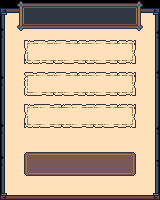

This is a level from a 2D game, rendered from its Tiled map with the project's own tilesets. A one-line summary and the complete map file follow:
An orthogonal 20x25 tile map with 8x8 px tiles, 2 tile layers (bg, main) and 4 objects.

<map version="1.10" tiledversion="1.11.0" orientation="orthogonal" renderorder="right-down" width="20" height="25" tilewidth="8" tileheight="8" infinite="0" nextlayerid="5" nextobjectid="8">
 <editorsettings>
  <export target="register-ui.tmj" format="json" />
 </editorsettings>
 <tileset firstgid="1" source="ui-components.tsx" />
 <layer id="1" name="bg" width="20" height="25">
  <data encoding="csv">
0,0,0,0,0,0,0,0,0,0,0,0,0,0,0,0,0,0,0,0,
185,186,187,186,187,188,189,186,187,188,189,186,187,188,189,186,187,188,189,190,
288,289,290,291,292,289,290,291,292,289,290,291,292,289,290,291,292,289,290,293,
391,392,393,394,395,392,393,394,395,392,393,394,395,392,393,394,395,392,393,396,
494,495,496,497,498,495,496,497,498,495,496,497,498,495,496,497,498,495,496,499,
597,598,599,600,601,598,599,600,601,598,599,600,601,598,599,600,601,598,599,602,
700,701,702,703,704,701,702,703,704,701,702,703,704,701,702,703,704,701,702,705,
803,804,805,806,807,804,805,806,807,804,805,806,807,804,805,806,807,804,805,293,
288,289,290,291,292,289,290,291,292,289,290,291,292,289,290,291,292,289,290,396,
391,392,393,394,395,392,393,394,395,392,393,394,395,392,393,394,395,392,393,499,
494,495,496,497,498,495,496,497,498,495,496,497,498,495,496,497,498,495,496,602,
597,598,599,600,601,598,599,600,601,598,599,600,601,598,599,600,601,598,599,705,
700,701,702,703,704,701,702,703,704,701,702,703,704,701,702,703,704,701,702,808,
803,804,805,806,807,804,805,806,807,804,805,806,807,804,805,806,807,804,805,705,
288,289,290,291,292,289,290,291,292,289,290,291,292,289,290,291,292,289,290,808,
391,392,393,394,395,392,393,394,395,392,393,394,395,392,393,394,395,392,393,396,
494,495,496,497,498,495,496,497,498,495,496,497,498,495,496,497,498,495,496,499,
597,598,599,600,601,598,599,600,601,598,599,600,601,598,599,600,601,598,599,602,
288,701,702,703,704,701,702,703,704,701,702,703,704,701,702,703,704,701,702,705,
391,804,805,806,807,804,805,806,807,804,805,806,807,804,805,806,807,804,805,808,
494,289,290,291,292,289,290,291,292,289,290,291,292,289,290,291,292,289,290,499,
597,392,393,394,395,392,393,394,395,392,393,394,395,392,393,394,395,392,393,602,
700,495,496,497,498,495,496,497,498,495,496,497,498,495,496,497,498,495,496,705,
803,598,599,600,601,598,599,600,601,598,599,600,601,598,599,600,601,598,599,808,
906,907,908,909,910,910,910,910,910,910,910,910,910,910,910,910,910,910,910,911
</data>
 </layer>
 <layer id="2" name="main" width="20" height="25">
  <data encoding="csv">
0,0,811,812,813,813,813,813,813,813,813,813,813,813,813,814,815,816,0,0,
0,0,914,915,916,916,916,916,916,916,916,916,916,916,916,917,918,919,0,0,
0,0,1017,1018,1019,1019,1019,1019,1019,1019,1019,1019,1019,1019,1019,1020,1021,1022,0,0,
0,0,1326,1327,1328,1327,1327,1327,1327,1327,1327,1328,1329,1330,1328,1329,1330,1331,0,0,
0,0,0,0,0,0,0,0,0,0,0,0,0,0,0,0,0,0,0,0,
0,0,0,3221226809,3221226808,819,820,1073743157,1073743158,1073743159,1073743160,821,1073743157,1073743158,1073743159,1073743160,822,0,0,0,
0,0,0,3221226397,3221226396,922,923,924,924,924,924,924,924,924,924,924,925,0,0,0,
0,0,0,3221226294,3221226293,1334,1335,1336,1333,1334,1335,1336,1333,1334,1335,1336,1337,0,0,0,
0,0,0,0,0,0,0,0,0,0,0,0,0,0,0,0,0,0,0,0,
0,0,0,817,818,819,820,1073743157,1073743158,1073743159,1073743160,821,1073743157,1073743158,1073743159,1073743160,822,0,0,0,
0,0,0,920,921,922,923,924,924,924,924,924,924,924,924,924,925,0,0,0,
0,0,0,1332,1333,1334,1335,1336,1333,1334,1335,1336,1333,1334,1335,1336,1337,0,0,0,
0,0,0,0,0,0,0,0,0,0,0,0,0,0,0,0,0,0,0,0,
0,0,0,3221226809,3221226808,1073743157,1073743158,1073743159,821,1073743157,1073743158,820,1073743157,1073743158,1073743159,821,822,0,0,0,
0,0,0,3221226397,3221226396,924,924,924,924,924,924,923,924,924,924,924,925,0,0,0,
0,0,0,3221226294,3221226293,1333,1334,1335,1336,1333,1334,1335,1336,1333,1334,1336,1337,0,0,0,
0,0,0,0,0,0,0,0,0,0,0,0,0,0,0,0,0,0,0,0,
0,0,0,0,0,0,0,0,0,0,0,0,0,0,0,0,0,0,0,0,
0,0,0,0,0,0,0,0,0,0,0,0,0,0,0,0,0,0,0,0,
0,0,0,3409,3410,3411,1073745337,1073745337,1073745337,1073745337,1073745337,1073745337,1073745337,1073745338,3410,3411,3412,0,0,0,
0,0,0,1610616147,5888,5888,5888,5888,5888,5888,5888,5888,5888,5888,5888,5888,2684357971,0,0,0,
0,0,0,1073745233,1073745234,1073745235,3513,3514,3514,3514,3514,3514,3514,3514,1073745234,1073745235,1073745236,0,0,0,
0,0,0,0,0,0,0,0,0,0,0,0,0,0,0,0,0,0,0,0,
0,0,0,0,0,0,0,0,0,0,0,0,0,0,0,0,0,0,0,0,
0,0,0,0,0,0,0,0,0,0,0,0,0,0,0,0,0,0,0,0
</data>
 </layer>
 <objectgroup id="4" name="ввод">
  <object id="3" x="32" y="56">
   <properties>
    <property name="name" value="Никнейм" />
   </properties>
   <point />
  </object>
  <object id="4" x="32" y="88">
   <properties>
    <property name="name" value="Email" />
   </properties>
   <point />
  </object>
  <object id="5" x="32" y="120">
   <properties>
    <property name="password" value="Пароль" />
   </properties>
   <point />
  </object>
  <object id="7" x="80" y="144">
   <properties>
    <property name=" url" value="Войти" />
   </properties>
   <point />
  </object>
 </objectgroup>
</map>
